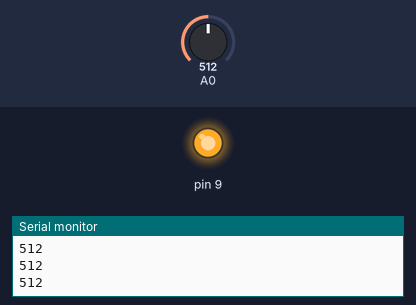
Bench run of a sketch on a simulated Arduino Uno, built with avr-gcc and run on an emulated ATmega328P. On the bench: output pins drawn as LEDs (lit = HIGH), the last lines printed to the serial monitor. The inputs (shaded band) are chosen by the test bench; at power-on: A0 = 512.

Above: at 1.2 s.
1.3 s: A0 set to 581
2.8 s: A0 set to 606
At 4.0 s:
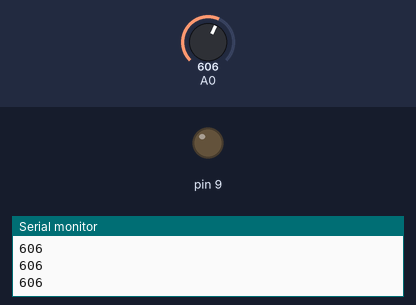
4.3 s: A0 set to 590
At 5.4 s:
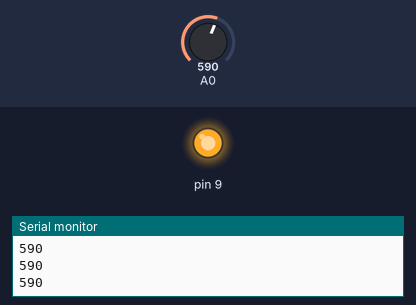
5.8 s: A0 set to 610
At 6.8 s:
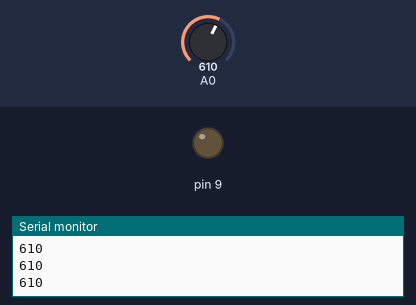
Timing chart, 0 to 8.3 s (numbered marks = the images above; inputs shaded):
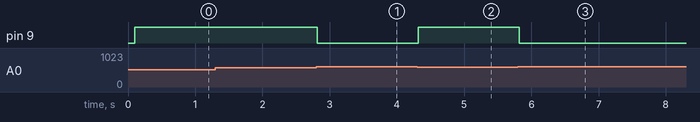

The sketch:

light_sensor_ok.ino
```cpp
// source : https://osoyoo.com/2017/05/05/arduino-light-sensor-tutorial/
// sensor : https://osoyoo.com/2017/05/05/light-sensor/
void setup()
{
    Serial.begin(9600);
    pinMode(A0, INPUT);
    pinMode(9, OUTPUT);
}

void loop()
{
    Serial.println(analogRead(A0));
    delay(100);
    if (analogRead(A0) < 600)
    {
        digitalWrite(9, HIGH);
    }
    else
    {
        digitalWrite(9, LOW);
    }
}
```

Measured:
- the behaviour switches between 599 and 600 on A0 (found by bisection; images 0 and 1)
- after the input at 2.8 s, pin 9: HIGH → LOW at once
- after the input at 4.3 s, pin 9: LOW → HIGH at once
- after the input at 5.8 s, pin 9: HIGH → LOW at once
